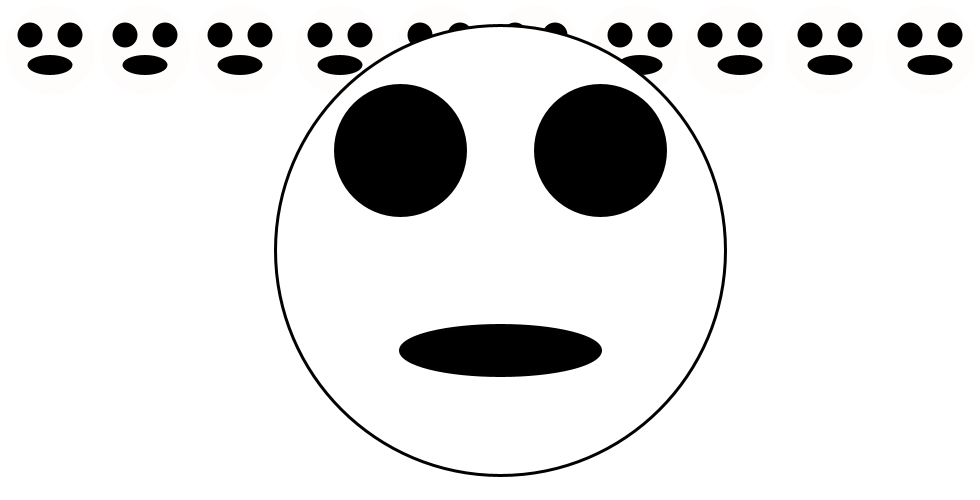
Frame 1 (no input)
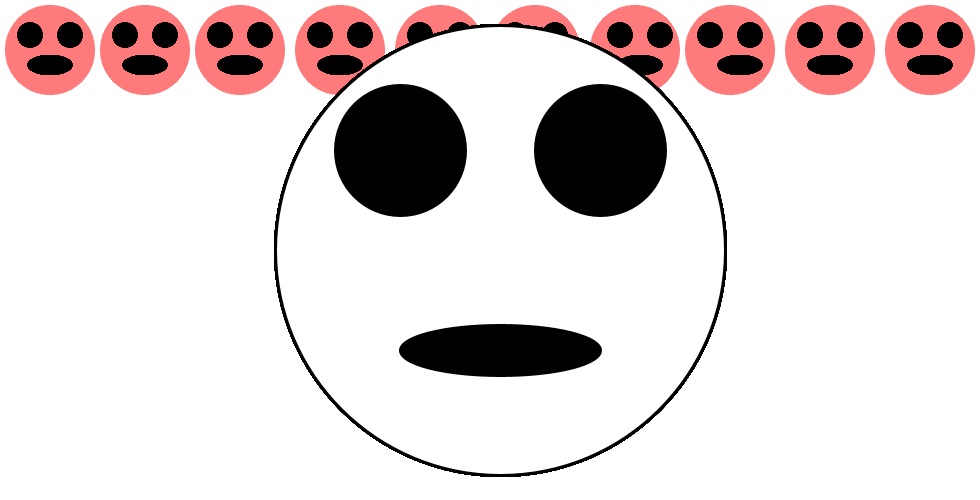
Frame 60 (the mouse pressed at the canvas centre just before this capture)
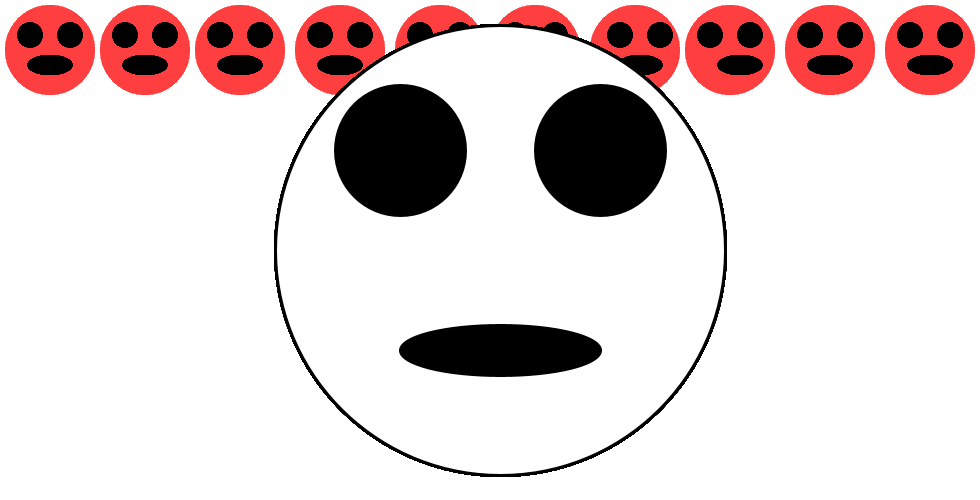
Frame 120 (the mouse held since frame 60 and released just before this capture)

The Processing sketch that drew these frames (run headless with seeded random() and noise(); from frame 60 on, the mouse is pressed at the canvas centre):

// Processing sketch: sketch_pandawatch
// ── sketch_pandawatch.pde
void setup() {
  size (980, 500);
  background(255);
}
//int x=10

void draw() {
 
  noStroke();
  fill(255,0,0,3);//RED-1
  ellipse(50,50,90,90);//Head
  fill(0);
  ellipse(30,35,25,25);//Left Eye
  ellipse(70,35,25,25);//Right Eye
  ellipse(50,65,45,20);//Mouth
  
  fill(255,0,0,3);//RED-2
  ellipse(145,50,90,90);//Head
  fill(0);
  ellipse(125,35,25,25);//Left Eye
  ellipse(165,35,25,25);//Right Eye
  ellipse(145,65,45,20);//Mouth
  
   fill(255,0,0,3);//RED-3
  ellipse(240,50,90,90);//Head
  fill(0);
  ellipse(220,35,25,25);//Left Eye
  ellipse(260,35,25,25);//Right Eye
  ellipse(240,65,45,20);//Mouth
  
   fill(255,0,0,3);//RED-4
  ellipse(340,50,90,90);//Head
  fill(0);
  ellipse(320,35,25,25);//Left Eye
  ellipse(360,35,25,25);//Right Eye
  ellipse(340,65,45,20);//Mouth
  
    fill(255,0,0,3);//RED-5
  ellipse(440,50,90,90);//Head
  fill(0);
  ellipse(420,35,25,25);//Left Eye
  ellipse(460,35,25,25);//Right Eye
  ellipse(440,65,45,20);//Mouth
  
   fill(255,0,0,3);//RED-6-FIX
  ellipse(535,50,90,90);//Head
  fill(0);
  ellipse(515,35,25,25);//Left Eye
  ellipse(555,35,25,25);//Right Eye
  ellipse(535,65,45,20);//Mouth
  
  fill(255,0,0,3);//RED-7-FIX
  ellipse(635,50,90,90);//Head
  fill(0);
  ellipse(620,35,25,25);//Left Eye
  ellipse(660,35,25,25);//Right Eye
  ellipse(640,65,45,20);//Mouth
  
  fill(255,0,0,3);//RED-8
  ellipse(730,50,90,90);//Head
  fill(0);
  ellipse(710,35,25,25);//Left Eye
  ellipse(750,35,25,25);//Right Eye
  ellipse(740,65,45,20);//Mouth
  
  fill(255,0,0,3);//RED-9
  ellipse(830,50,90,90);//Head
  fill(0);
  ellipse(810,35,25,25);//Left Eye
  ellipse(850,35,25,25);//Right Eye
  ellipse(830,65,45,20);//Mouth
  
  fill(255,0,0,3);//RED-10
  ellipse(930,50,90,90);//Head
  fill(0);
  ellipse(910,35,25,25);//Left Eye
  ellipse(950,35,25,25);//Right Eye
  ellipse(930,65,45,20);//Mouth
 
 stroke(1);
  smooth();
  strokeWeight(3);
  
  fill(255,255,255,255);//Big Head
  ellipse(500,250,450,450);//Head
  fill(0);
  ellipse(400,150,130,130);
  ellipse(600,150,130,130);
  ellipse(500,350,200,50);
  
}
